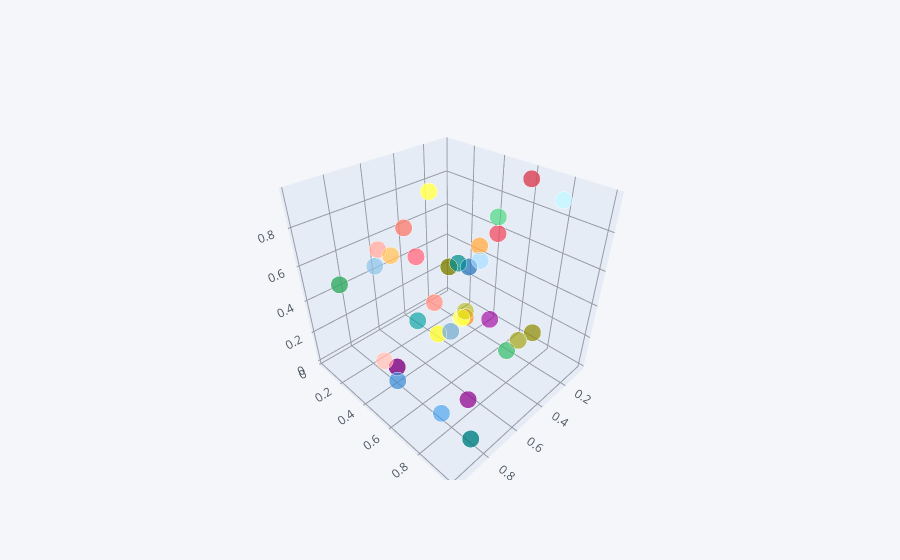

The notebook cell saved with this chart:
### Code cell
data.iplot(kind='scatter3d', x='a',y='b',z='c')
